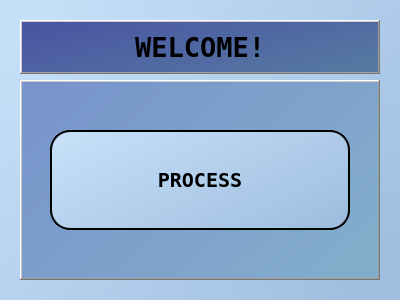
<?xml version="1.0" encoding="UTF-8"?>
<ui version="4.0">
 <class>Form</class>
 <widget class="QWidget" name="Form">
  <property name="geometry">
   <rect>
    <x>0</x>
    <y>0</y>
    <width>400</width>
    <height>300</height>
   </rect>
  </property>
  <property name="windowTitle">
   <string>Form</string>
  </property>
  <property name="styleSheet">
   <string notr="true">background-color: #C5DFF8;
background-color: qlineargradient(spread:pad, x1:0, y1:0.176, x2:1, y2:0.824, stop:0 rgba(197, 223, 248, 255), stop:1 rgba(160, 191, 224, 255));</string>
  </property>
  <layout class="QVBoxLayout" name="verticalLayout">
   <item>
    <widget class="QFrame" name="frame">
     <property name="frameShape">
      <enum>QFrame::NoFrame</enum>
     </property>
     <property name="frameShadow">
      <enum>QFrame::Raised</enum>
     </property>
     <layout class="QVBoxLayout" name="verticalLayout_2">
      <item>
       <widget class="QLabel" name="label">
        <property name="font">
         <font>
          <family>Fixedsys</family>
          <pointsize>20</pointsize>
          <bold>true</bold>
         </font>
        </property>
        <property name="styleSheet">
         <string notr="true">background-color: qlineargradient(spread:pad, x1:0, y1:0.165, x2:1, y2:0.767, stop:0 rgba(74, 85, 162, 255), stop:1 rgba(85, 120, 162, 255));</string>
        </property>
        <property name="frameShape">
         <enum>QFrame::WinPanel</enum>
        </property>
        <property name="frameShadow">
         <enum>QFrame::Raised</enum>
        </property>
        <property name="text">
         <string>WELCOME!</string>
        </property>
        <property name="alignment">
         <set>Qt::AlignCenter</set>
        </property>
       </widget>
      </item>
      <item>
       <widget class="QStackedWidget" name="stackedWidget">
        <property name="maximumSize">
         <size>
          <width>16777215</width>
          <height>200</height>
         </size>
        </property>
        <property name="styleSheet">
         <string notr="true">background-color: qlineargradient(spread:pad, x1:0, y1:0.165, x2:1, y2:0.75, stop:0 rgba(120, 149, 203, 255), stop:1 rgba(131, 172, 203, 255));</string>
        </property>
        <property name="frameShape">
         <enum>QFrame::WinPanel</enum>
        </property>
        <property name="frameShadow">
         <enum>QFrame::Raised</enum>
        </property>
        <property name="currentIndex">
         <number>1</number>
        </property>
        <widget class="QWidget" name="page">
         <layout class="QVBoxLayout" name="verticalLayout_4">
          <item>
           <widget class="QProgressBar" name="progressBar">
            <property name="styleSheet">
             <string notr="true">background-color: rgb(120, 149, 203);</string>
            </property>
            <property name="value">
             <number>24</number>
            </property>
           </widget>
          </item>
          <item>
           <widget class="QLabel" name="label_2">
            <property name="font">
             <font>
              <family>Fixedsys</family>
              <pointsize>9</pointsize>
              <italic>false</italic>
              <bold>false</bold>
             </font>
            </property>
            <property name="styleSheet">
             <string notr="true">background-color: qlineargradient(spread:pad, x1:0, y1:0.165, x2:1, y2:0.767, stop:0 rgba(74, 85, 162, 255), stop:1 rgba(85, 120, 162, 255));</string>
            </property>
            <property name="text">
             <string>Loading...</string>
            </property>
            <property name="alignment">
             <set>Qt::AlignCenter</set>
            </property>
           </widget>
          </item>
         </layout>
        </widget>
        <widget class="QWidget" name="page_2">
         <layout class="QHBoxLayout" name="horizontalLayout">
          <item>
           <widget class="QPushButton" name="pushButton">
            <property name="maximumSize">
             <size>
              <width>300</width>
              <height>100</height>
             </size>
            </property>
            <property name="font">
             <font>
              <family>Fixedsys</family>
              <pointsize>15</pointsize>
              <bold>true</bold>
             </font>
            </property>
            <property name="styleSheet">
             <string notr="true">color: rgb(0, 0, 0);
background-color: qlineargradient(spread:pad, x1:0, y1:0.176, x2:1, y2:0.824, stop:0 rgba(197, 223, 248, 255), stop:1 rgba(160, 191, 224, 255));
border-radius: 20px;
border: 2px solid black;</string>
            </property>
            <property name="text">
             <string>PROCESS</string>
            </property>
           </widget>
          </item>
         </layout>
        </widget>
       </widget>
      </item>
     </layout>
    </widget>
   </item>
  </layout>
 </widget>
 <resources/>
 <connections/>
</ui>
